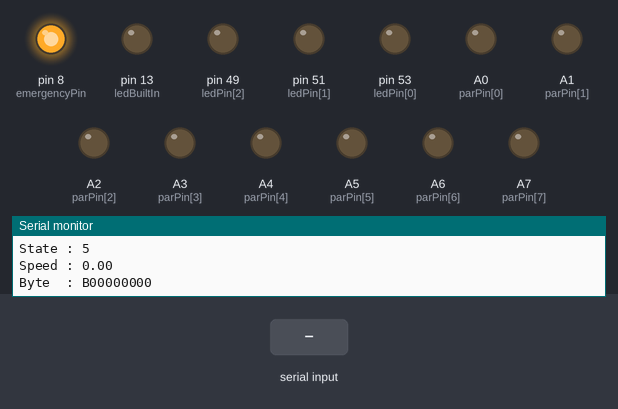
A sketch run on a simulated Arduino Mega 2560, built with avr-gcc and run on an emulated ATmega2560. Parts: output pins drawn as LEDs (lit = HIGH), the last lines printed to the serial monitor. The inputs (shaded band) are chosen by the test bench.

Above: at 1.3 s.
1.4 s: "90,45\n" received over the second serial link
At 1.63 s:
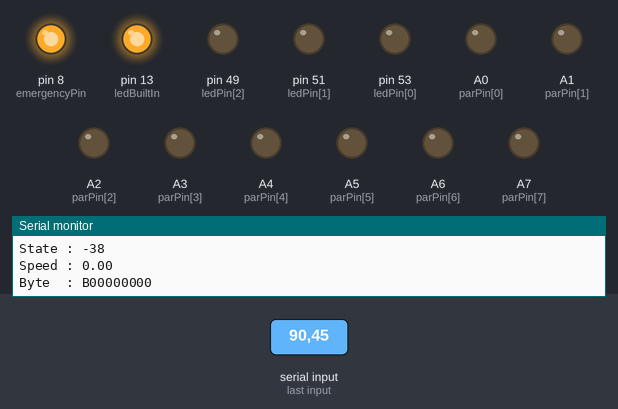
Timing chart, 0 to 4.4 s (numbered marks = the images above; inputs shaded):
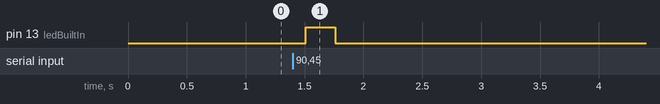

The sketch:

Modtager.ino
```cpp
// Parallel output pins
// Also known as PORTF
const int parPin[8] = {A0,A1,A2,A3,A4,A5,A6,A7};
const int ledPin[3] = {53,51,49};
const int ledBuiltIn = 13;
const int emergencyPin = 8;

int state = 0;                    // State message recieved from wireless module
unsigned long radio_timer = 0;    // Previous radio check
unsigned long lastMessage = 0;    // 0 Passive, 1 drive mode, 2 break mode
float testSpeed = 0;               // Variable to hold test speed

const float targetTestSpeed = 20;
boolean connection = 0;
boolean emergency = 0;

#define printing

void setup(){

  pinMode(emergencyPin,OUTPUT);
  digitalWrite(emergencyPin,HIGH);

  // Init pin modes
  for (int i = 0; i < 8; i++){
    pinMode(parPin[i], OUTPUT);
  }
  for (int i = 0; i < 3; i++){
    pinMode(ledPin[i], OUTPUT);
  }

  status_led(false);

  pinMode(ledBuiltIn , OUTPUT);

  // Init Serial3 for radio module
  Serial1.begin(9600);
  Serial.begin(115200);
  while(!Serial);
  while(!Serial1);
}

//
// Converts speed between 0 - 32 to 8 bit value
//

byte speedToByte(float Speed){
  // 0000 0000 =  0 km/t
  // 1111 1111 = 32 km/t

  // Sanity check
  if (Speed > 32){
    Speed= 32;
  }

  // 255/32 = 7.96875
  return (byte)(((float)Speed)*7.96875);
}

void printPORTF(byte byteInput){
  PORTF = byteInput;
}


void status_led(boolean input_val){
  for (int i = 0; i < 3; i++){
    digitalWrite(ledPin[i],input_val);
  }
}

//
// Recieves radio message and updates state
//

void radio() {
  if (millis() >= radio_timer+50){
    radio_timer = millis();
    while (Serial1.available()>0) {
      digitalWrite(13, HIGH);
      state = Serial1.read() - 48;         // Janky convertion from ASCI to decimal
      lastMessage = millis();
      digitalWrite(ledPin , HIGH);
    }
    if (lastMessage + 100 < millis()) { //Trouble. No radio connection.
      state = 5;                        //Car will stop
      digitalWrite(13, LOW);
    }
  }
}

//
// Prints any arbitrary byte ending with a newline
//

void printByte(byte toPrint, boolean newline = true){
  Serial.print("B");
  for (int i = 0 ; i < 8 ; i ++){
    if (toPrint >> (7-i) & B00000001 > 0){
      Serial.print("1");
    } else {
      Serial.print("0");
    }
  }
  if (newline){
    Serial.print("\n");
  }
}

//
// Main program loop
//

void emergencyBrakeSim(boolean reset = false){

  // Logical LOW = emergency
  if (reset == false){
    digitalWrite(emergencyPin, LOW);
    emergency = HIGH;
  } else {
    digitalWrite(emergencyPin, HIGH);
    emergency = LOW;
  }
}

//
// Prints info for debugging (uncomment printing def)
//

void printInfo(){
  Serial.println("\n");
  Serial.print("Conn  : ");
  if (connection) {
     Serial.println("True");
  } else {
    Serial.println("False");
  }

    Serial.print("Emerg : ");
  if (emergency) {
     Serial.println("True");
  } else {
    Serial.println("False");
  }

  Serial.print("State : "); Serial.println(state);
  Serial.print("Speed : "); Serial.println(testSpeed);
  Serial.print("Byte  : "); printByte(speedToByte(testSpeed));
}

//
// Main program loop
//

void loop (){
  radio();
  switch (state){
    case 0 : // Connected
      connection = true;
      break;
    case 1 : // Reset test
      emergencyBrakeSim(true);
      testSpeed = 0;
      status_led(false);
      break;
    case 2 : // Set target speed
      testSpeed = targetTestSpeed;
      break;
    case 3 : // Reset sped
      testSpeed = 0;
      break;
    case 4 : // Emergency brake
      emergencyBrakeSim();
      delay(25);
      status_led(true);
      break;
    //case 5:
      //int y;
  }

  // Check for lost state
  if (state != 5){
    connection = true;
  } else {
    connection = false;
  }

  // If connection is lost, disable motors
  if (connection == false){
    testSpeed = 0;
  }

  // For manual byte speeds use LUT
  // https://docs.google.com/spreadsheets/d/1tjVbEJDQM86xEJ1ZML0fflwT5099Dv2hnQkCQ6XT2BE/edit#gid=0
  // printPORTF(insert_speed_from_lut_here);

  // For automatic speed to byte rounding
  printPORTF(speedToByte(testSpeed));

  #ifdef printing
  printInfo();
  #endif

  delay(250);

}
```

Measured:
- after the input at 1.4 s, pin 13 (ledBuiltIn): LOW → HIGH after 0.11 s, → LOW 0.25 s later
